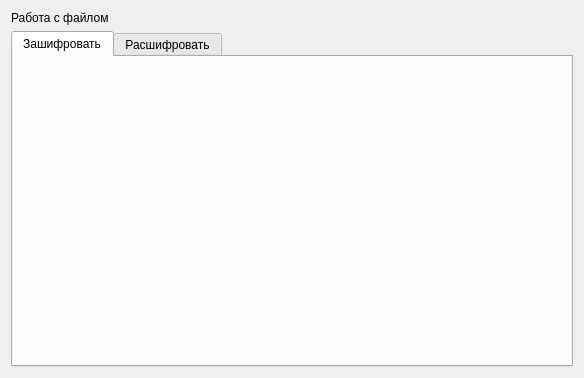
<?xml version="1.0" encoding="UTF-8"?>
<ui version="4.0">
 <class>FileModePanel</class>
 <widget class="QWidget" name="FileModePanel">
  <property name="geometry">
   <rect>
    <x>0</x>
    <y>0</y>
    <width>584</width>
    <height>378</height>
   </rect>
  </property>
  <property name="windowTitle">
   <string>Form</string>
  </property>
  <layout class="QVBoxLayout" name="verticalLayout">
   <item>
    <widget class="QLabel" name="label">
     <property name="text">
      <string>Работа с файлом</string>
     </property>
    </widget>
   </item>
   <item>
    <widget class="QTabWidget" name="tabWidget">
     <property name="currentIndex">
      <number>0</number>
     </property>
     <widget class="QWidget" name="tab">
      <attribute name="title">
       <string>Зашифровать</string>
      </attribute>
     </widget>
     <widget class="QWidget" name="tab_2">
      <attribute name="title">
       <string>Расшифровать</string>
      </attribute>
     </widget>
    </widget>
   </item>
  </layout>
 </widget>
 <resources/>
 <connections/>
</ui>
